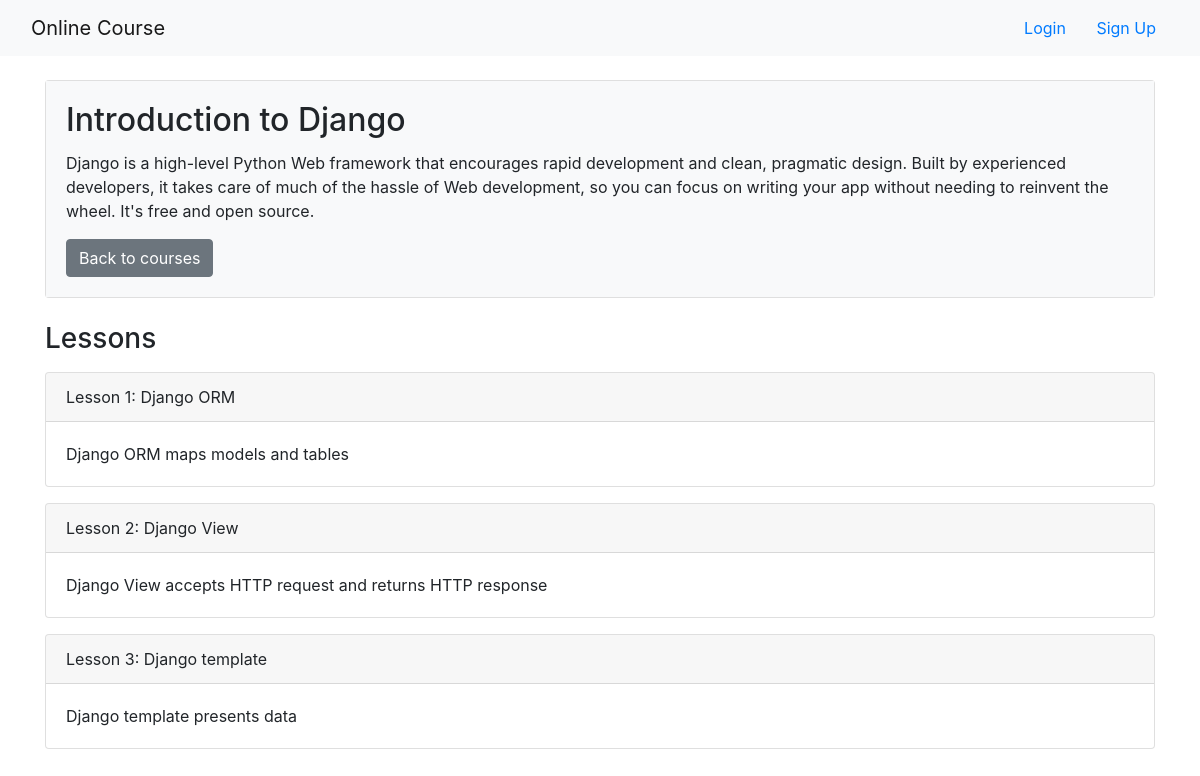
/onlinecourse/course/1/, run on the app's committed database.
### onlinecourse/models.py (models this page shows, shortened)
class Course(models.Model):
    name = models.CharField(null=False, max_length=30, default='online course')
    image = models.ImageField(upload_to='course_images/')
    description = models.CharField(max_length=1000)
    pub_date = models.DateField(null=True)
    instructors = models.ManyToManyField(Instructor)
    users = models.ManyToManyField(settings.AUTH_USER_MODEL, through='Enrollment')
    total_enrollment = models.IntegerField(default=0)
    is_enrolled = False

class Lesson(models.Model):
    title = models.CharField(max_length=200, default="title")
    order = models.IntegerField(default=0)
    course = models.ForeignKey(Course, on_delete=models.CASCADE)
    content = models.TextField()

### onlinecourse/views.py (the view)
class CourseDetailsView(generic.DetailView):
    model = Course
    template_name = 'onlinecourse/course_detail.html'

### onlinecourse/templates/onlinecourse/course_detail.html (shortened to what this page needs)
<!DOCTYPE html>
<html lang="en">
<head>
    {% load static %}
    <link href="https://cdn.jsdelivr.net/npm/bootstrap@4.6.2/dist/css/bootstrap.min.css" rel="stylesheet">
</head>
<body>
<nav class="navbar navbar-light bg-light mb-4">
    <div class="container-fluid">
        <a class="navbar-brand" href="{% url 'onlinecourse:popular_course_list' %}">
            Online Course
        </a>
        <div class="ml-auto">
            {% if user.is_authenticated %}
                <span class="navbar-text mr-2">
                    {{ user.first_name }} ({{ user.username }})
                </span>
                <a class="btn btn-outline-secondary" href="{% url 'onlinecourse:logout' %}">
                    Logout
                </a>
            {% else %}
                <a class="btn btn-link" href="{% url 'onlinecourse:login' %}">
                    Login
                </a>
                <a class="btn btn-link" href="{% url 'onlinecourse:registration' %}">
                    Sign Up
                </a>
            {% endif %}
        </div>
    </div>
</nav>
<div class="container">
    <div class="card mb-4">
        <div class="card-body bg-light">
            <h2 class="card-title">
                {{ course.name }}
            </h2>
            <p class="card-text">
                {{ course.description }}
            </p>
            <a class="btn btn-secondary" href="{% url 'onlinecourse:popular_course_list' %}">
                Back to courses
            </a>
        </div>
    </div>
    <h3 class="mb-3">Lessons</h3>
    <div class="card-columns-vertical">
        {% for lesson in course.lesson_set.all %}
            <div class="card mb-3">
                <div class="card-header">
                    Lesson {{ forloop.counter }}: {{ lesson.title }}
                </div>
                <div class="card-body">
                    <p class="card-text">
                        {{ lesson.content }}
                    </p>
                </div>
            </div>
        {% empty %}
            <div class="alert alert-warning">
                No lessons are available for this course.
            </div>
        {% endfor %}
    </div>
</div>
</body>
</html>

### data on the page
Course: name "Introduction to Django", description "Django is a high-level Python Web framework that encourages rapid development and clean, pragmatic design. Built by experienced developers, it takes care of much of the hassle of Web development, so you can focus on writing your app without needing to reinvent the wheel. It's free and open source."
Lesson: title "Django ORM", content "Django ORM maps models and tables"
Lesson: title "Django View", content "Django View accepts HTTP request and returns HTTP response"
Lesson: title "Django template", content "Django template presents data"
